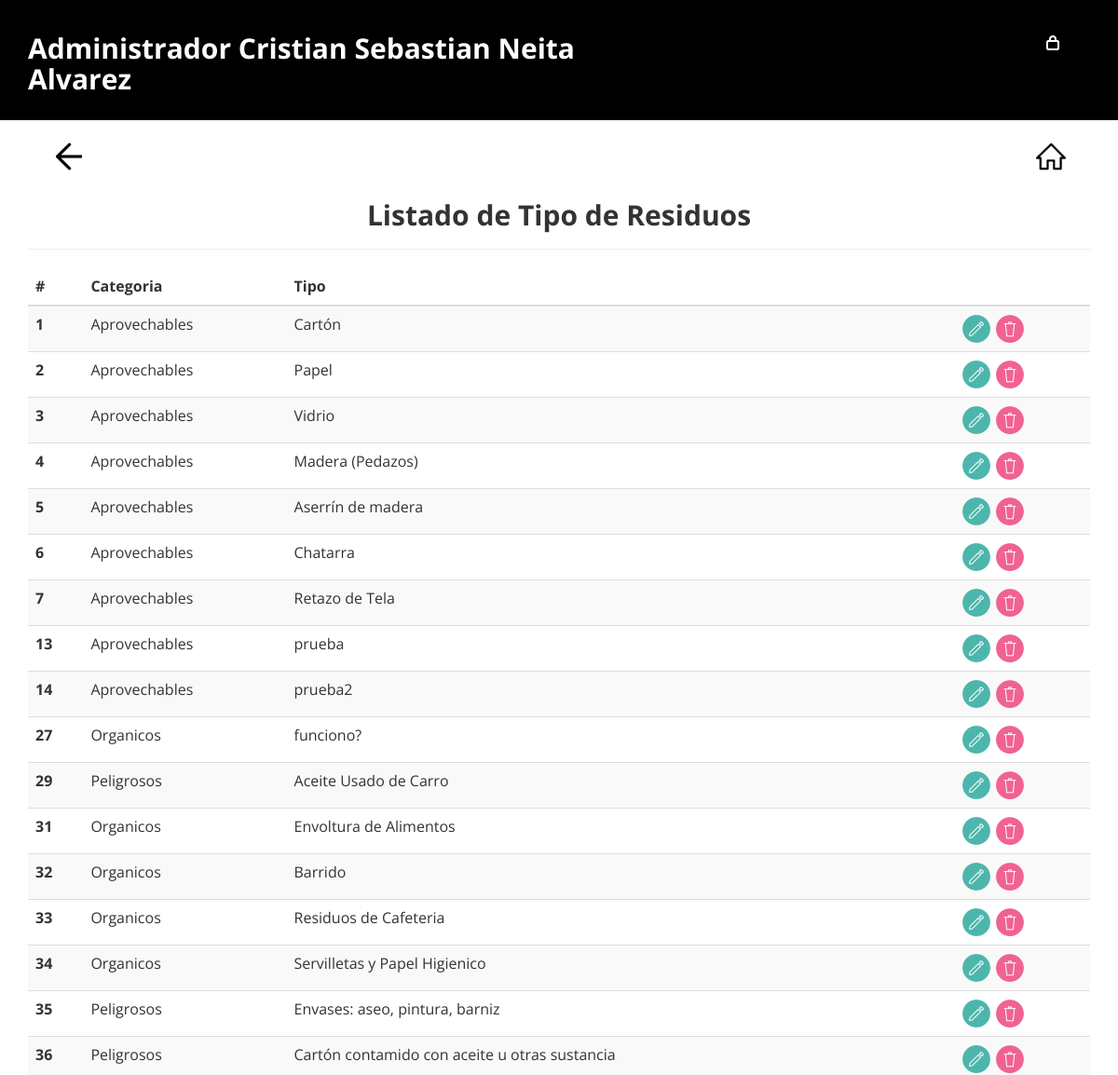
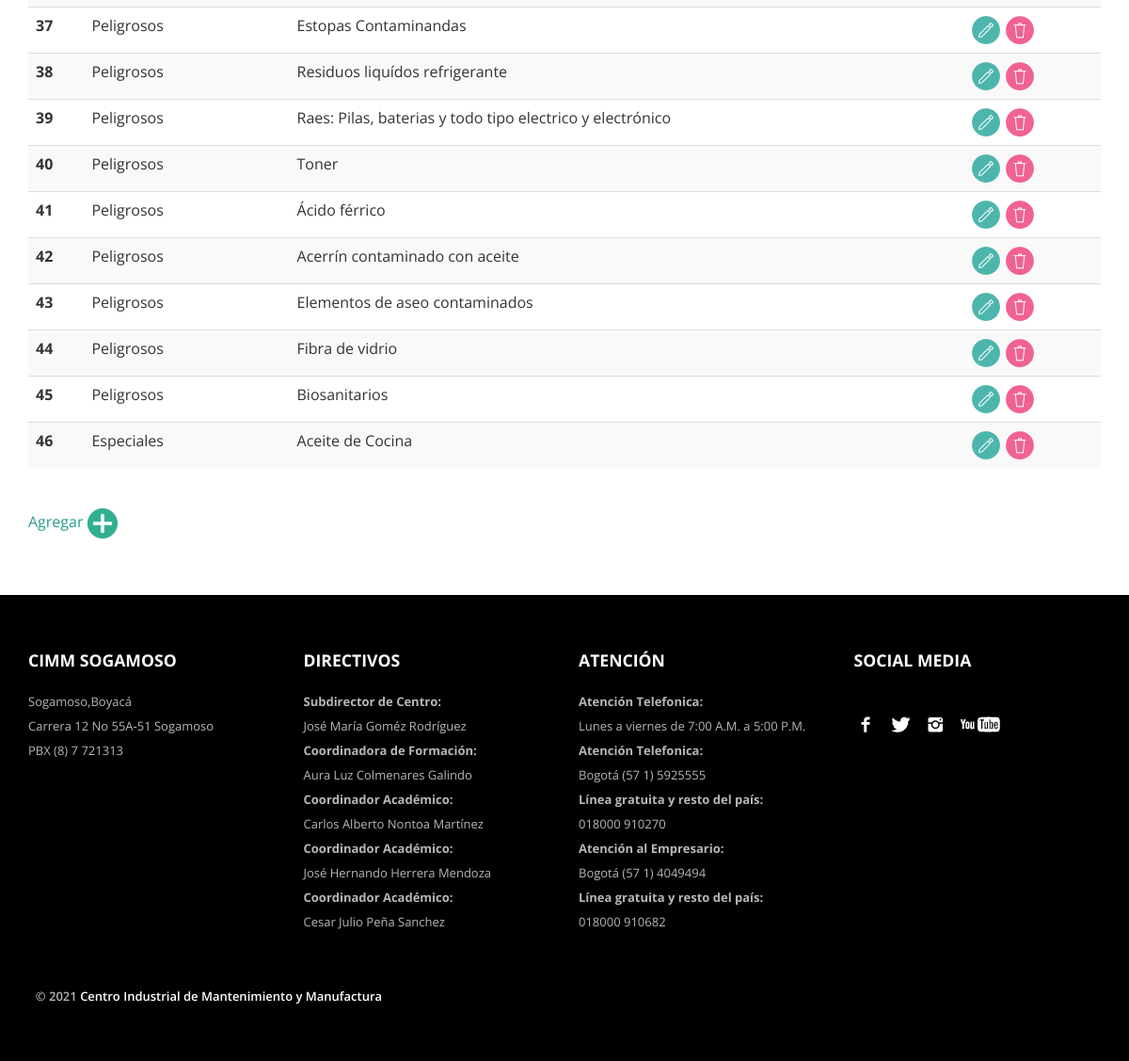
/?c=tipo&a=Listar (signed in), run on the app's committed database (2 pictures, top to bottom).
### tables this page shows
CREATE TABLE `tiporesiduos` (
  `id_tipoResiduo` int(11) NOT NULL,
  `categoria` varchar(45) NOT NULL,
  `tipo` varchar(200) NOT NULL
);

### controller/tipo.controlador.php (called while the page is built, shortened)
<?php
require_once "model/tipoResiduos.php";
class tipoControlador
{
    public function __construct()
    {
        $this->modelo =  new tipoResiduos;
    }
    public function Listar(){
        require_once "view/header2.php";
        require_once "view/tipo/listaResiduos.php";
        require_once "view/footer.php";
    }
}

### model/conexion.php (called while the page is built, shortened)
<?php
class conexion{
    public static function Conectar(){
        try{
            $conexion = new PDO
            ("mysql:host=".self::servidor.";
            dbname=".self::bd."; charset=utf8",
            self::user, self::password);
            $conexion->setAttribute(PDO::ATTR_ERRMODE,
            PDO::ERRMODE_EXCEPTION);
            return $conexion;
        }catch (PDOException $e){
            echo $e->getMessage();
        }
    }
}

### model/tipoResiduos.php (called while the page is built, shortened)
<?php
class tipoResiduos
{
    private $pdo;
    public function __construct()
    {
        $this->pdo = conexion::Conectar();
    }
    public function Listar()
    {
        try {
            $consulta = $this->pdo->prepare("SELECT * FROM tiporesiduos;");
            $consulta->execute();
            return $consulta->fetchAll(PDO::FETCH_OBJ);
        } catch (Exception $e) {
            die($e->getMessage());
        }
    }
}

### view/tipo/listaResiduos.php (the view)
<div class="main">
<br>
<a href="?c=tipo&a=FormCrear" style="margin-left: 5%; "><img src="images/back.png" alt="atras"></a>
<a href="?c=login&a=FormInicio" style="margin-left: 85%; "><img src="images/home.png" alt="atras"></a>
    <div class="shop_top">
        <div class="container" style="margin-top: -30px;">
        <h2 class="text-center" style="font-weight: 700">Listado de Tipo de Residuos</h2>
        <hr>
            <table class="table table-striped table-hover">
                <thead>
                    <tr>
                        <th scope="col">#</th>
                        <th scope="col">Categoria</th>
                        <th scope="col">Tipo</th>
                        <th scope="col"></th>
                    </tr>
                </thead>
                <tbody>
                <?php foreach($this->modelo->Listar() as $r): ?>
                    <tr>
                        <th scope="row"><?= $r->id_tipoResiduo ?></th>
                        <td><?= $r->categoria ?></td>
                        <td><?= $r->tipo ?></td>
                        <td>
                        <a href="?c=tipo&a=FormUpdate&id=<?= $r->id_tipoResiduo ?>" ><img src="images/editar.png" alt="editar"></a>
                        <a href="?c=tipo&a=Borrar&id=<?= $r->id_tipoResiduo ?>" ><img src="images/delete.png" alt="eliminar"></a>
                        </td>
                    </tr>
                <?php  endforeach; ?>
                </tbody>
            </table>
            <br>
            <a href="?c=tipo&a=FormCrear" style="text-decoration: none; color: #2a9d8f"> Agregar  <img src="images/insertar.png" alt="Agregar"></a>
        </div>
    </div>
</div>

### index.php (shortened to what this page needs)
<?php
require "model/conexion.php";
if (!isset($_GET['c'])) {
	require_once "controller/inicio.controlador.php";
	$controlador = new InicioControlador();
	call_user_func(array($controlador, "Inicio"));
} else {
	$controlador = $_GET['c'];
	if ((($controlador != "registroResiduos" && $controlador != "login") || $_GET['a'] == "FormRegistroResiduos") && !isset($_SESSION['user'])) {
		echo "<SCRIPT >
            	alert('Primero debes iniciar sesión');
                document.location=('?c=login&a=FormLogin');
                </SCRIPT>";
	}else{
		$controlador = new $controlador;
		$accion = isset($_GET['a']) ? $_GET['a'] : "Inicio";
		call_user_func(array($controlador, $accion));
	}
}

### view/header2.php (shortened to what this page needs)
<!DOCTYPE HTML>
<html>
<head>
<link href="css/bootstrap.css" rel='stylesheet' type='text/css' />
<link href="css/style.css" rel='stylesheet' type='text/css' />
<link rel="stylesheet" href="css/fwslider.css" media="all">
</head>
<body>
<div>
	<div class="header">
		<div class="container">
			<div class="row">
			  <div class="col-md-12">
				 <div class="header-left">
					 <div class="menu">
						  <h2 ><a style="color:white; font-weight: 700; text-decoration:none;" href="?c=login&a=FormInicio"> Administrador <?= $_SESSION['user']['nombres'] .' ' .$_SESSION['user']['apellidos'] ?></a></h2>
				    </div>
	    	    </div>
	            <div class="header_right">
                    <ul class="icon1 sub-icon1 profile_img">
					 <li><a class="active-icon c1" href="#"> </a>
					 </li>
				   </ul>
                </div>
	       </div>
	      </div>
		 </div>
	    </div>
	</div>

### view/footer.php
<div class="footer">
    <div class="container">
        <div class="row">
            <div class="col-md-3">
                <ul class="footer_box">
                    <h4>CIMM Sogamoso</h4>
                    <li><a href="#">Sogamoso,Boyacá</a></li>
                    <li><a href="#">Carrera 12 No 55A-51 Sogamoso</a></li>
                    <li><a href="#">PBX (8) 7 721313</a></li>
                </ul>
            </div>
            <div class="col-md-3">
                <ul class="footer_box">
                    <h4>DIRECTIVOS</h4>
                    <li><a href="#"><b>Subdirector de Centro: </b> <br> José María Goméz Rodríguez </a></li>
                    <li><a href="#"><b>Coordinadora de Formación:</b> <br> Aura Luz Colmenares Galindo <br></a></li>
                    <li><a href="#"><b>Coordinador Académico:</b> <br>Carlos Alberto Nontoa Martínez </a></li>
                    <li><a href="#"><b>Coordinador Académico:</b> <br>José Hernando Herrera Mendoza </a></li>
                    <li><a href="#"><b>Coordinador Académico:</b> <br>Cesar Julio Peña Sanchez </a></li>
                </ul>
            </div>
            <div class="col-md-3">
                <ul class="footer_box">
                    <h4>Atención</h4>
                    <li><a href="#"><b>Atención Telefonica: </b></a></li>
                    <li><a href="#">Lunes a viernes de 7:00 A.M. a 5:00 P.M.</a></li>
                    <li><a href="#"><b>Atención Telefonica: </b></a></li>
                    <li><a href="#">Bogotá (57 1) 5925555</a></li>
                    <li><a href="#"><b>Línea gratuita y resto del país:</b><br> 018000 910270</a></li>
                    <li><a href="#"><b>Atención al Empresario: </b></a></li>
                    <li><a href="#">Bogotá (57 1) 4049494</a></li>
                    <li><a href="#"><b>Línea gratuita y resto del país:</b><br> 018000 910682</a></li>
                </ul>
            </div>
            <div class="col-md-3">
                <ul class="footer_box">
                    <h4>Social Media</h4>
                    <ul class="social">
                        <li class="facebook"><a href="https://www.facebook.com/pages/Sena-Sogamoso/167840550005487"><span> </span></a></li>
                        <li class="twitter"><a href="https://twitter.com/cimm9514?lang=es"><span> </span></a></li>
                        <li class="instagram"><a href="https://www.instagram.com/senacomunica/?hl=es-la"><span> </span></a></li>
                        <li class="youtube"><a href="https://www.youtube.com/user/SENATV"><span> </span></a></li>
                    </ul>
                </ul>
            </div>
        </div>
        <div class="row footer_bottom">
            <div class="copy">
                <p>© 2021<a href="https://www.sena.edu.co/es-co/Paginas/default.aspx" target="_blank"> Centro Industrial de Mantenimiento y Manufactura </a></p>
            </div>
        </div>
    </div>
</div>
</body>
</html>

### css/style.css (style rules this page uses)
h4, h5, h6, h1, h2, h3 { margin-top: 0; }
ul, ol { margin: 0; }
p { margin: 0; }
html, body { font-family: 'Open Sans', sans-serif; background:#fff; font-size: 100%; }
body a { transition: 0.5s all; -webkit-transition: 0.5s all; -moz-transition: 0.5s all; -o-transition: 0.5s all; }
.header { background:#000; padding: 1.5% 0; }
.header-left { float:left; width: 59%; }
.menu { float:left; margin: 17px 0 0; }
.header_right { float:right; width:6%; margin-top: 16px; }
.icon1:before,.icon1:after { content: ""; display: table; }
.icon1:after { clear: both; }
ul.icon1 { float: left; zoom: 1; list-style: none; padding: 0; margin-left:25%; }
.icon1 li { float: left; position: relative; }
.icon1 li:last-child { border-right:none; }
.active-icon { display: block; }
.c1 { background: url(../images/img-sprite.png) no-repeat -66px -8px; width: 22px; height: 24px; display: inline-block; vertical-align: middle; }
.footer { background:#000; padding:5% 0; }
ul.footer_box { list-style:none; padding:0; }
ul.footer_box h4 { color:#fff; font-size:1.1em; text-transform:uppercase; font-weight:700; margin-bottom: 8%; }
ul.footer_box li a { color: #B8B6B6; font-size: 0.8125em; text-decoration:none; line-height: 2em; }
ul.social { list-style:none; padding:0; margin-top: 17%; }
ul.social li:first-child, ol li:first-child { margin-top: 0px; margin-left: 0; }
ul.social li { display:inline-block; margin-right:8px; }
li.facebook a span { height: 25px; width: 25px; display: block; background: url(../images/img-sprite.png)no-repeat -256px -276px; }
li.twitter a span { height: 25px; width: 25px; display: block; background: url(../images/img-sprite.png)no-repeat -298px -276px; }
li.instagram a span { height: 25px; width: 25px; display: block; background: url(../images/img-sprite.png)no-repeat -346px -276px; }
li.youtube a span { height: 25px; width: 47px; display: block; background: url(../images/img-sprite.png)no-repeat -437px -276px; }
.copy { float: left; }
.copy p { font-size:0.8125em; font-weight:600; color:#B8B6B6; }
.copy p a { color:#fff; }
.footer_bottom { padding: 0 2%; margin-top: 5%; }
.shop_top { padding:5% 0; }

### data on the page
tiporesiduos: id_tipoResiduo "1", categoria "Aprovechables", tipo "Cartón"
tiporesiduos: id_tipoResiduo "2", categoria "Aprovechables", tipo "Papel"
tiporesiduos: id_tipoResiduo "3", categoria "Aprovechables", tipo "Vidrio"
tiporesiduos: id_tipoResiduo "4", categoria "Aprovechables", tipo "Madera (Pedazos)"
tiporesiduos: id_tipoResiduo "5", categoria "Aprovechables", tipo "Aserrín de madera"
tiporesiduos: id_tipoResiduo "6", categoria "Aprovechables", tipo "Chatarra"
tiporesiduos: id_tipoResiduo "7", categoria "Aprovechables", tipo "Retazo de Tela"
tiporesiduos: id_tipoResiduo "13", categoria "Aprovechables", tipo "prueba"
tiporesiduos: id_tipoResiduo "14", categoria "Aprovechables", tipo "prueba2"
tiporesiduos: id_tipoResiduo "27", categoria "Organicos", tipo "funciono?"
tiporesiduos: id_tipoResiduo "29", categoria "Peligrosos", tipo "Aceite Usado de Carro"
tiporesiduos: id_tipoResiduo "31", categoria "Organicos", tipo "Envoltura de Alimentos"
tiporesiduos: id_tipoResiduo "32", categoria "Organicos", tipo "Barrido"
tiporesiduos: id_tipoResiduo "33", categoria "Organicos", tipo "Residuos de Cafeteria"
tiporesiduos: id_tipoResiduo "34", categoria "Organicos", tipo "Servilletas y Papel Higienico"
tiporesiduos: id_tipoResiduo "35", categoria "Peligrosos", tipo "Envases: aseo, pintura, barniz"
tiporesiduos: id_tipoResiduo "36", categoria "Peligrosos", tipo "Cartón contamido con aceite u otras sustancia"
tiporesiduos: id_tipoResiduo "37", categoria "Peligrosos", tipo "Estopas Contaminandas"
tiporesiduos: id_tipoResiduo "38", categoria "Peligrosos", tipo "Residuos liquídos refrigerante"
tiporesiduos: id_tipoResiduo "39", categoria "Peligrosos", tipo "Raes: Pilas, baterias y todo tipo electrico y electrónico"
tiporesiduos: id_tipoResiduo "40", categoria "Peligrosos", tipo "Toner"
tiporesiduos: id_tipoResiduo "41", categoria "Peligrosos", tipo "Ácido férrico"
tiporesiduos: id_tipoResiduo "42", categoria "Peligrosos", tipo "Acerrín contaminado con aceite"
tiporesiduos: id_tipoResiduo "43", categoria "Peligrosos", tipo "Elementos de aseo contaminados"
tiporesiduos: id_tipoResiduo "44", categoria "Peligrosos", tipo "Fibra de vidrio"
tiporesiduos: id_tipoResiduo "45", categoria "Peligrosos", tipo "Biosanitarios"
tiporesiduos: id_tipoResiduo "46", categoria "Especiales", tipo "Aceite de Cocina"

### other printed values
$_SESSION['user']['nombres'] "Cristian Sebastian"
$_SESSION['user']['apellidos'] "Neita Alvarez"
